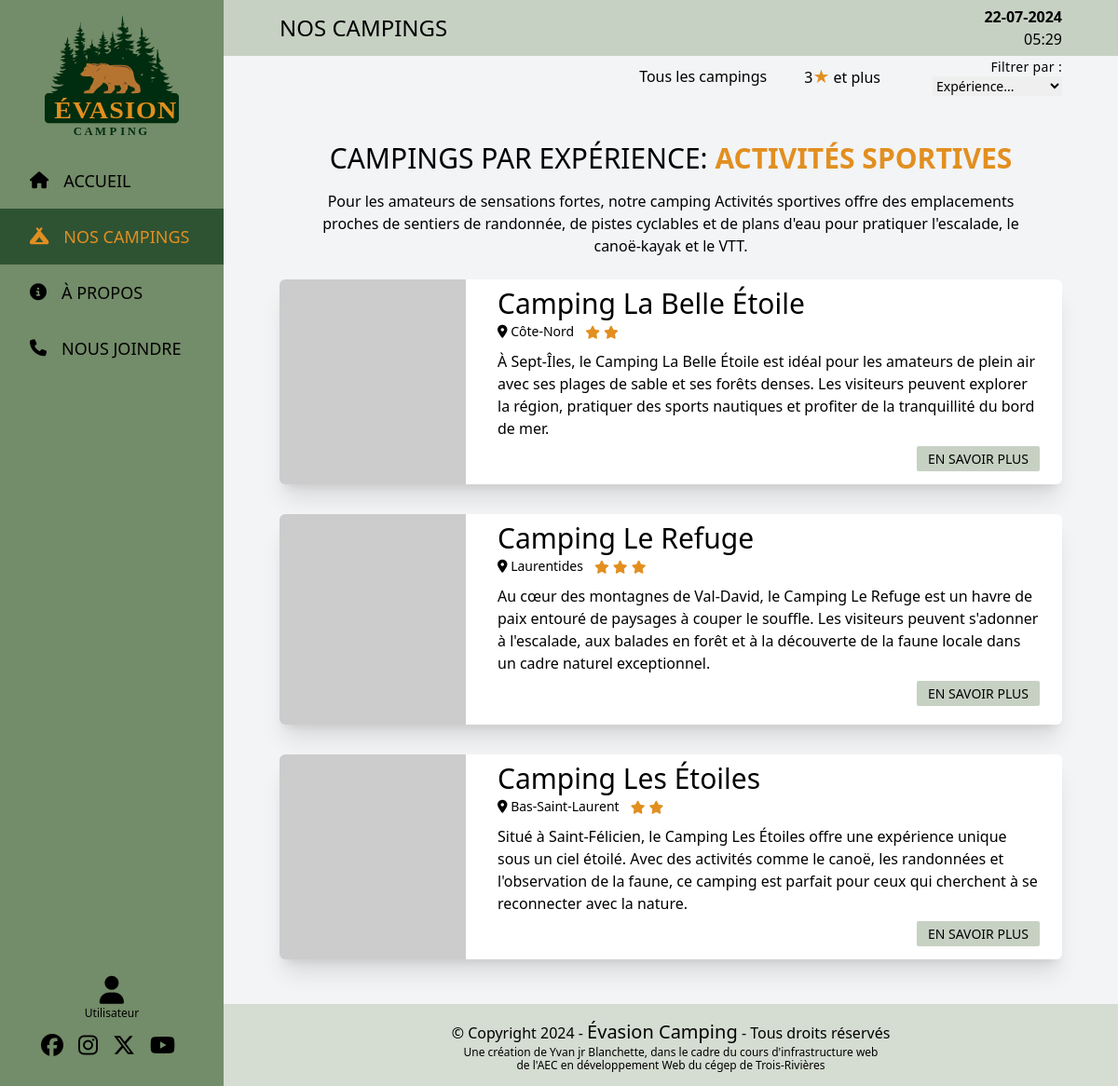
/liste_campings_par_experience.php?experience_id=2, run on an earlier commit of the app's database.
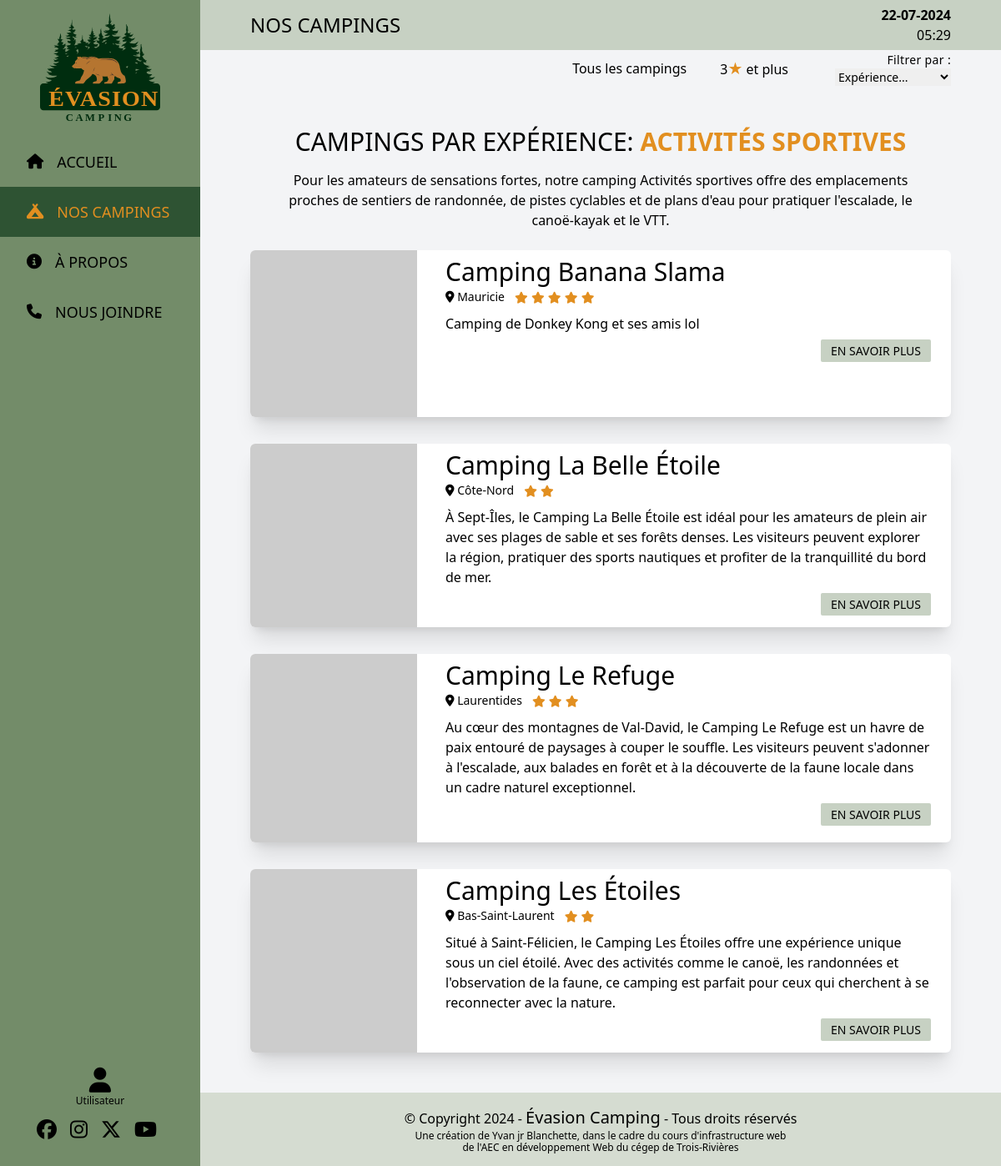
And on a later commit of the database.
### tables this page shows
CREATE TABLE `experiences` (
  `id` int NOT NULL,
  `name` varchar(50) NOT NULL,
  `description` varchar(255) NOT NULL
);

CREATE TABLE `campings` (
  `id` int NOT NULL,
  `name` varchar(50) NOT NULL,
  `region` varchar(50) NOT NULL,
  `address` varchar(100) NOT NULL,
  `city` varchar(50) NOT NULL,
  `postal_code` varchar(20) NOT NULL,
  `description` text NOT NULL,
  `nb_terrains` int NOT NULL,
  `popularite` int NOT NULL,
  `nb_stars` int NOT NULL,
  `actif` tinyint(1) NOT NULL,
  `accept_animals` tinyint(1) NOT NULL,
  `date_inscription` date NOT NULL,
  `experience_id` int NOT NULL,
  `id_picsum` int NOT NULL
);

### include/helpers.php (called while the page is built, shortened)
<?php
function getSlug()
{
  $url = "http://$_SERVER[HTTP_HOST]$_SERVER[REQUEST_URI]";
  $parsedUrl = parse_url($url);
  $pathname = $parsedUrl['path'];
  $pathSegments = explode('/', trim($pathname, '/'));
  return end($pathSegments);
}
function getTitle()
{
  $pathname = getSlug();
  $segments =  explode('.', trim($pathname));
  $lastSegment = $segments[0];
  $title = pathinfo($lastSegment, PATHINFO_FILENAME);
  if ($title == "index") {
    $title = "Accueil";
  } elseif ($title == "liste_campings_trois_etoiles_et_plus" || $title == "liste_campings_par_experience" || $title == "fiche_camping" || $title == "liste_campings") {
    $title = "NOS CAMPINGS";
  }
  return $title;
}

### include/config.php (called while the page is built, shortened)
<?php
$ADMIN = isset($_SESSION['ADMIN']) ? $_SESSION['ADMIN'] : false;

### liste_campings_par_experience.php (the view, shortened to what this page needs)
<?php
include_once(__DIR__ . '/_components/Header.php');
$experience_id = $_GET['experience_id'];
$campings = [];
$experience_name = '';
$experience_description = '';
if ($experience_id) {
  $experience_details = $mysqli->query("SELECT name, description FROM experiences WHERE id = '$experience_id'");
  if ($experience_details) {
    $experience_data = $experience_details->fetch_assoc();
    $experience_name = $experience_data['name'];
    $experience_description = $experience_data['description'];
  }
  $request = $mysqli->prepare("
        SELECT
            campings.id AS id,
            campings.name AS name,
            campings.region AS region,
            campings.nb_stars AS nb_stars,
            campings.id_picsum AS id_picsum,
            campings.description AS description
        FROM
            campings
        JOIN
            experiences ON campings.experience_id = experiences.id
        WHERE
            campings.experience_id = ?
            AND campings.actif = 1
        ORDER BY
            name ASC
    ");
  if ($request) {
    $request->bind_param('i', $experience_id);
    $request->execute();
    $result = $request->get_result();
    $campings = $result->fetch_all(MYSQLI_ASSOC);
  }
}
?>
<div class="min-h-screen w-[100vw] flex justify-between">
    <?php include_once(__DIR__ . '/_components/Sidebar.php') ?>
  <div class="flex flex-col justify-between w-[100vw] lg:w-[80vw]">
    <?php include_once(__DIR__ . '/_components/Navbar.php') ?>
    <main class="flex-1 py-12 px-[5vw] bg-gray-100">
      <h1 class="text-lg md:text-3xl uppercase text-center mb-4">Campings par expérience: <span class="text-[#E28F20] font-bold"><?= $experience_name ?></span></h1>
      <p class="text-sm md:text-base text-center mb-6 w-[90%] mx-auto"><?= $experience_description ?></p>
      <div class="flex flex-col gap-6">
        <ul class="space-y-8">
          <?php foreach ($campings as $camping) { ?>
            <li>
              <div class="min-h-[200px] rounded-md bg-white shadow-xl flex flex-col md:flex-row">
                <div class="w-[100%] md:w-1/4">
                  <img class="w-[100%] md:w-[200px] h-full rounded-l-md object-cover" src="https://picsum.photos/id/<?= $camping['id_picsum'] ?>/200/200" alt="<?= $camping['name'] ?>">
                </div>
                <div class="md:w-3/4 px-6 pt-2 pb-4 flex flex-col">
                  <h4 class="text-lg text-center md:text-start md:text-3xl"><?= $camping['name'] ?></h4>
                  <div class="mb-2 flex items-center gap-3 justify-center md:justify-start">
                    <div class="text-center text-sm">
                      <i class="fa-solid fa-location-dot"></i>
                      <span><?= $camping['region'] ?></span>
                    </div>
                    <div class="text-center">
                      <?php for ($i = 0; $i < $camping['nb_stars']; $i++) { ?>
                        <i class="fa-solid fa-star text-sm text-[#E28F20]"></i>
                      <?php } ?>
                    </div>
                  </div>
                  <p class="hidden md:block"><?= $camping['description'] ?></p>
                  <div class="text-center md:text-end mt-2">
                    <a href="fiche_camping.php?id=<?= $camping['id'] ?>" class="bg-[#C7D1C3] hover:bg-[#738C69] px-3 py-1 rounded-sm uppercase font-medium text-sm transition-all duration-300">En savoir plus</a>
                  </div>
                </div>
              </div>
            </li>
          <?php } ?>
        </ul>
      </div>
    </main>
    <?php include_once(__DIR__ . '/_components/Footer.php'); ?>

### _components/Header.php (shortened to what this page needs)
<?php
include_once "include/config.php";
$mobileNavOpen = $_SESSION['mobileNavOpen'];
?>
<!DOCTYPE html>
<html lang="fr-CA">
<head>
  <link rel="stylesheet" href="https://cdnjs.cloudflare.com/ajax/libs/font-awesome/6.5.2/css/all.min.css" />
  <script src="https://cdn.tailwindcss.com"></script>
</head>
<body class="overflow-x-hidden">

### _components/Sidebar.php (shortened to what this page needs)
<?php
include_once(__DIR__ . '../../include/helpers.php');
$pathname = getSlug();
$LINKS = [
  ['name' => 'Accueil', 'href' => 'index.php', 'icon' => 'fa-solid fa-house mr-2'],
  ['name' => 'Nos Campings', 'href' => 'liste_campings.php', 'icon' => 'fa-solid fa-campground mr-2'],
  ['name' => 'À Propos', 'href' => 'about.php', 'icon' => 'fa-solid fa-circle-info mr-2'],
  ['name' => 'Nous Joindre', 'href' => 'contact.php', 'icon' => 'fa-solid fa-phone mr-2'],
];
$SOCIALS = [
  ['name' => 'Facebook', 'href' => 'https://facebook.com', 'icon' => 'fa-brands fa-facebook mr-2'],
  ['name' => 'Instagram', 'href' => 'https://instagram.com', 'icon' => 'fa-brands fa-instagram mr-2'],
  ['name' => 'Twitter', 'href' => 'https://twitter.com', 'icon' => 'fa-brands fa-x-twitter mr-2'],
  ['name' => 'Youtube', 'href' => 'https://youtube.com', 'icon' => 'fa-brands fa-youtube mr-2'],
];
function renderMenuItem($link, $pathname)
{
  $isActive = $pathname == $link['href'] ||
    ($pathname == 'liste_campings_trois_etoiles_et_plus.php' && $link['href'] == 'liste_campings.php') ||
    ($pathname == 'liste_campings_par_experience.php' && $link['href'] == 'liste_campings.php');
  $activeClass = $isActive ? "bg-[#002D0F]/60 text-[#E28F20] pointer-events-none" : "hover:bg-[#002D0F]/50 transition-all duration-300 hover:text-[#E28F20]";
  return "
    <li class='py-4 $activeClass'>
        <a href='{$link['href']}' class='text-lg px-8 transition-all duration-300 flex items-center gap-2 uppercase'>
            <i class='{$link['icon']} text-lg'></i>
            {$link['name']}
        </a>
    </li>
  ";
}
?>
  <aside  id="mobile-nav" class="<?php echo $mobileNavOpen ? 'inline-block w-[100vw]' : 'hidden'; ?> lg:inline-block lg:w-[20vw] z-[1000]">
  <div class="fixed flex flex-col justify-between h-full w-full lg:w-[20vw] bg-lightGreen">
    <a href="index.php" class="px-12 pt-4 pb-4">
      <img src="./images/evasion-camping_logo.svg" alt="Évasion Camping Logo" class="max-w-[250px] mx-auto">
    </a>
    <nav class="flex-1 flex flex-col">
      <ul class="flex flex-col flex-1 w-full">
        <?php
        foreach ($LINKS as $link) {
          echo renderMenuItem($link, $pathname);
        }
        ?>
      </ul>
    </nav>
    <nav class="text-center">
      <form method="POST">
        <button type="submit" class="text-3xl hover:text-[#E28F20] transition-all duration-300 flex flex-col justify-center items-center mx-auto">
          <?php if ($ADMIN) : ?>
            <i title="Administrateur" class="fa-solid fa-user-tie"></i>
          <?php else : ?>
            <i title="Utilisateur" class="fa-solid fa-user"></i>
          <?php endif; ?>
          <small class="leading-none text-xs mt-1"><?= $ADMIN ? 'Administrateur' : 'Utilisateur' ?></small>
        </button>
      </form>
      <ul class="flex items-center gap-2 justify-center py-4 mb-4">
        <?php foreach ($SOCIALS as $social) { ?>
          <li title="<?= $social['name'] ?>">
            <a href="<?= $social['href'] ?>" target="_blank" class="text-2xl hover:text-[#E28F20] transition-all duration-300 flex items-center">
              <i class="<?= $social['icon'] ?>"></i>
            </a>
          </li>
        <?php } ?>
      </ul>
    </nav>
  </div>
</aside>

### _components/Navbar.php (shortened to what this page needs)
<?php
$title = getTitle();
function formatTitle($title)
{
  $titles = [
    "Index" => "Accueil",
    "evasion-camping" => "Accueil",
    "liste_campings_trois_etoiles_et_plus" => "NOS CAMPINGS",
    "liste_campings_par_experience" => "NOS CAMPINGS",
    "fiche_camping" => "NOS CAMPINGS",
    "liste_campings" => "NOS CAMPINGS",
    "edit_review" => "Modifier un commentaire",
    "delete_review" => "Supprimer un commentaire",
    "dashboard" => "Tableau de bord",
    "about" => "À propos",
    "contact" => "Nous joindre",
    "edit_camping" => "Modifier un camping",
    "create_experience" => "Ajouter une expérience",
  ];
  return $titles[$title] ?? $title;
}
function getCurrentDate()
{
  return date('d-m-Y');
}
?>
<header class="w-full h-[60px] bg-[#738C69]/40 flex justify-between items-center px-[5vw]">
  <div class="flex gap-6 items-center ">
    <h2 class="hidden lg:inline-block text-2xl uppercase">
      <?= formatTitle($title); ?>
    </h2>
  </div>
  <div id="current-date-time" class="text-end">
    <span id="current-date" class="font-semibold block">
      <?= getCurrentDate(); ?>
    </span>
    <span class="hidden lg:inline-block" id="current-time">
    </span>
  </div>
</header>
<?php if ($title == 'NOS CAMPINGS') : ?>
  <nav class="flex-1 flex items-center justify-center lg:justify-evenly h-full bg-gray-100  lg:px-[5vw] px-auto">
    <ul class="flex-1 flex justify-center lg:justify-end items-center h-full mr-8 text-xs sm:text-sm md:text-base">
      <li class="hover:text-[#002D0F]/60 px-4 py-2 transition-all duration-300 h-full flex justify-center items-center font-medium">
        <a href="liste_campings.php" class="text-xs0">Tous les campings</a>
      </li>
      <li class="hover:text-[#002D0F]/60 px-6 py-2 transition-all duration-300 h-full flex justify-center items-center font-medium">
        <a href="liste_campings_trois_etoiles_et_plus.php" class="0">3<span class="text-[#E28F20] text-xl">★</span> et plus</a>
      </li>
    </ul>
    <form action="liste_campings_par_experience.php" method="GET" class="flex-1/2 flex flex-col items-end">
      <label for="experiences" class="block text-sm tracking-wide">Filtrer par :</label>
      <select name="experience_id" id="experiences" onchange="this.form.submit()" class="text-sm cursor-pointer">
        <option disabled selected>Expérience...</option>
      </select>
    </form>
  </nav>
<?php endif; ?>

### _components/Footer.php
<footer class="bg-[#738C69]/30 text-center py-4 px-[5vw]">
  <p class="text-sm md:text-base font-medium">&copy; Copyright <?= date('Y') ?> - <span class="text-lg md:text-xl">Évasion Camping</span> - Tous droits réservés</p>
  <p class="block text-xs">Une création de Yvan jr Blanchette,<br class="md:hidden"> dans le cadre du cours d'infrastructure web</p>
  <p class="leading-none text-xs">de l'AEC en développement Web du cégep de Trois-Rivières</p>
</footer>
</body>
</html>

What changed in the data, as far as the page shows it:
added campings: name "Camping Banana Slama", region "Mauricie", nb_stars 5 (drawn), description "Camping de Donkey Kong et ses amis lol"
